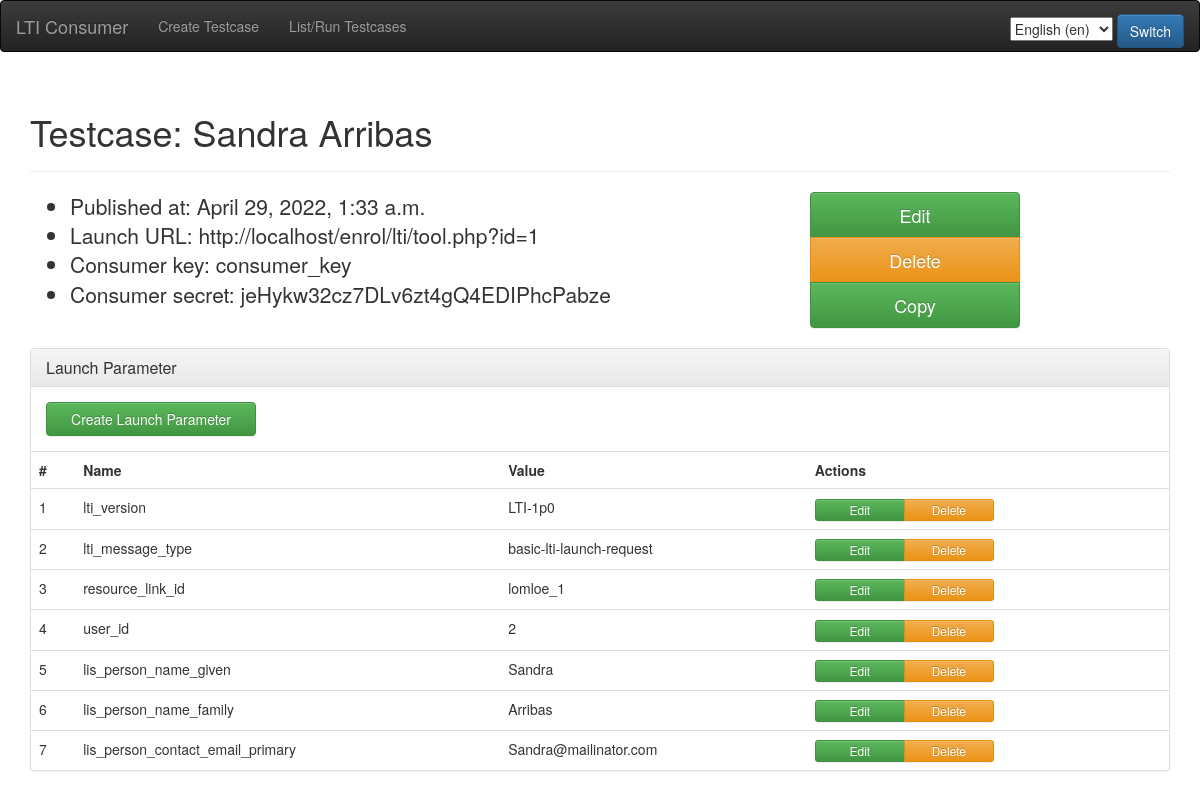
Page /testcase/4 on the earlier database version.
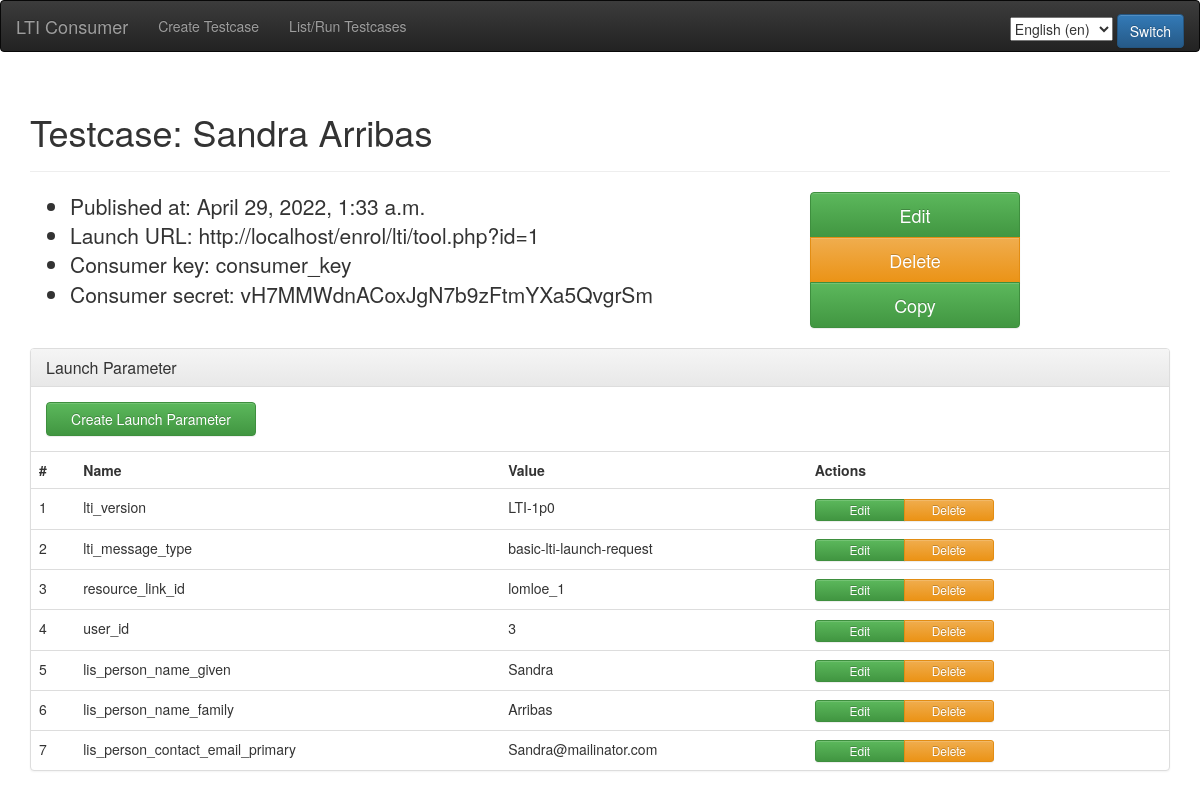
Same page on the later database version.
### consumer/models.py (models this page shows, shortened)
class Testcase(models.Model):
    name = models.CharField(max_length=200, verbose_name=_('Name'))
    launch_url = models.URLField(verbose_name=_('Launch URL'))
    consumer_key = models.CharField(max_length=200,
                                    blank=True,
                                    verbose_name=_('Consumer key'))
    consumer_secret = models.CharField(max_length=200,
                                       blank=True,
                                       verbose_name=_('Consumer secret'))
    published_at = models.DateTimeField(default=timezone.now,
                                        verbose_name=_('Published at'))
    class Meta:
        verbose_name = _('Testcase')
        verbose_name_plural = _('Testcases')

class LaunchParam(models.Model):
    testcase = models.ForeignKey(Testcase,
                                 on_delete=models.CASCADE,
                                 verbose_name=_('Testcase'))
    name = models.CharField(max_length=200, verbose_name=_('Name'))
    value = models.CharField(max_length=200, blank=True,
                             verbose_name=_('Value'))
    class Meta:
        verbose_name = _('Launch Parameter')
        verbose_name_plural = _('Launch Parameters')

### consumer/views.py (the view)
# urls.py: url(r'^testcase/(?P<testcase_id>\d+)$', show_testcase,
def show_testcase(request, testcase_id):
    testcase = get_object_or_404(Testcase, id=testcase_id)
    lps = {}
    for lp in testcase.launchparam_set.all():
        lps[lp.name] = lp.value
    params = {'testcase': testcase}
    try:
        consumer = ToolConsumer(
            consumer_key=testcase.consumer_key,
            consumer_secret=testcase.consumer_secret,
            launch_url=testcase.launch_url,
            params=lps
        )
        params['launch_data'] = consumer.generate_launch_data()
        params['launch_url'] = consumer.launch_url
    except Exception as inst:
        params['error_name'] = str(type(inst).__name__)
        params['error_detail'] = str(inst)
    return render(request, 'consumer/show_testcase.html', params)

### consumer/templates/consumer/show_testcase.html (shortened to what this page needs)
{% extends "base.html" %}
{% load i18n %}
{% block content %}
    <div class="page-header">
        <h1>{% trans "Testcase" %}: {{ testcase.name|truncatechars:42 }}</h1>
    </div>
    <div class="row">
        <div class="col-md-8">
            <ul class="lead">
                <li>{% trans "Published at" %}: {{ testcase.published_at }}</li>
                <li>{% trans "Launch URL" %}: {{ testcase.launch_url }}</li>
                {% if testcase.consumer_key %}
                    <li>{% trans "Consumer key" %}: {{ testcase.consumer_key }}</li>
                {% endif %}
                {% if testcase.consumer_secret %}
                    <li>{% trans "Consumer secret" %}: {{ testcase.consumer_secret }}</li>
                {% endif %}
            </ul>
        </div>
        <div class="col-md-4">
                <div class="btn-group-vertical btn-group-lg" role="group" aria-label="{% trans "Actions" %}">
                    <a class="btn btn-success action-big" href="{% url 'consumer.views.edit_testcase' testcase_id=testcase.id %}" role="button">{% trans "Edit" %}</a>
                    <a class="btn btn-warning action-big" href="{% url 'consumer.views.delete_testcase' testcase_id=testcase.id %}" role="button">{% trans "Delete" %}</a>
                    <a class="btn btn-success action-big" href="{% url 'consumer.views.copy_testcase' testcase_id=testcase.id %}" role="button">{% trans "Copy" %}</a>
                </div>
            <br /><br />
        </div>
    </div>
    <div class="panel panel-default">
        <div class="panel-heading">
            <h3 class="panel-title">{% trans "Launch Parameter" %}</h3>
        </div>
        <div class="panel-body">
            <a class="btn btn-success action-big" href="{% url 'consumer.views.create_launch_param' testcase_id=testcase.id %}" role="button">{% trans "Create Launch Parameter" %}</a>
        </div>
        <table class="table">
            <tr>
                <th>#</th>
                <th>{% trans "Name" %}</th>
                <th>{% trans "Value" %}</th>
                <th>{% trans "Actions" %}</th>
            </tr>
                {% for lp in testcase.launchparam_set.all %}
                    <tr>
                        <td>{{ forloop.counter }}</td>
                        <td>{{ lp.name }}</td>
                        <td>{{ lp.value }}</td>
                        <td>
                            <div class="btn-group btn-group-xs" role="group" aria-label="{% trans "Actions" %}">
                                <a class="btn btn-success action-small" href="{% url 'consumer.views.edit_launch_param' testcase_id=testcase.id launch_param_id=lp.id %}" role="button">{% trans "Edit" %}</a>
                                <a class="btn btn-warning action-small" href="{% url 'consumer.views.delete_launch_param' testcase_id=testcase.id launch_param_id=lp.id %}" role="button">{% trans "Delete" %}</a>
                            </div>
                        </td>
                    </tr>
                {% endfor %}
        </table>
    </div>
{% endblock %}

### consumer/templates/base.html (shortened to what this page needs)
{% load static %}
{% load i18n %}
<!DOCTYPE html>
<html lang="en">
    <head>
        <link href="{% static 'css/bootstrap.min.css' %}" rel="stylesheet">
        <link href="{% static 'css/bootstrap-theme.min.css' %}" rel="stylesheet">
        <link href="{% static 'css/custom.css' %}" rel="stylesheet">
    </head>
    <body>
        <nav class="navbar navbar-inverse">
            <div class="container-fluid">
                <div class="navbar-header">
                    <a class="navbar-brand" href="{% url 'consumer.views.index' %}">{% trans "LTI Consumer" %}</a>
                </div>
                <div class="collapse navbar-collapse" id="bs-example-navbar-collapse-1">
                <ul class="nav navbar-nav">
                    <li><a href="{% url 'consumer.views.create_testcase' %}">{% trans "Create Testcase" %}</a></li>
                    <li><a href="{% url 'consumer.views.list_testcase' %}">{% trans "List/Run Testcases" %}</a></li>
                </ul>
                <form action="{% url 'set_language' %}" method="post">{% csrf_token %}
                    <ul class="nav navbar-nav navbar-right">
                    <li style="padding-top: 13px">
                    <select name="language">
                        {% get_current_language as LANGUAGE_CODE %}
                        {% get_available_languages as LANGUAGES %}
                        {% get_language_info_list for LANGUAGES as languages %}
                        {% for language in languages %}
                            <option value="{{ language.code }}"{% if language.code == LANGUAGE_CODE %} selected{% endif %}>
                                {{ language.name_local }} ({{ language.code }})
                            </option>
                        {% endfor %}
                    </select>
                    <input type="submit" value="{% trans "Switch" %}" class="btn btn-primary"></li>
                    </ul>
                </form>
                </div>
            </div>
        </nav>
        <div class="container">
        {% block content %}{% endblock %}
        </div>
    </body>
</html>

### static/css/custom.css (style rules this page uses)
.action-small { min-width: 90px; }
.action-big { min-width: 210px; }

Differences in the rows shown:
changed Testcase "Sandra Arribas": consumer_secret "jeHykw32cz7DLv6zt4gQ4EDIPhcPabze" → "vH7MMWdnACoxJgN7b9zFtmYXa5QvgrSm"
changed LaunchParam "user_id": value "2" → "3"
